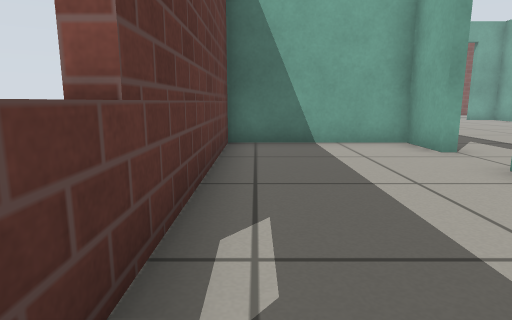
View 1 (above)

16 first-person views from a walk through a world built for the Gazebo simulator. The camera is 0.5 m above the floor, tilts 10° down and sees 75° across. The floor is counted in squares, 0.5 m on a side. Each view is taken from the middle of a square. On the plan, view 1 faces up. The plan holds only what a view shows up to about 12 squares ahead; the rest is blank. The place goes on beyond the plan. Gazebo's built-in surfaces are drawn with simple patterns.

View 2
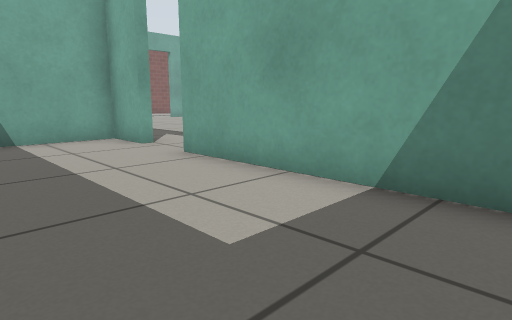

View 3
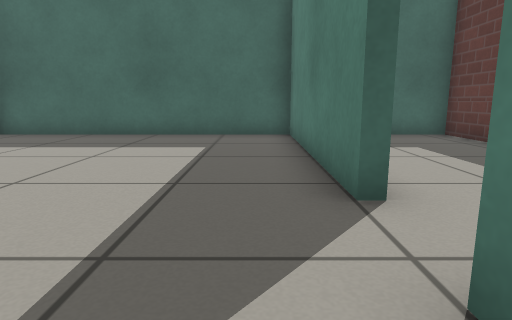

View 4
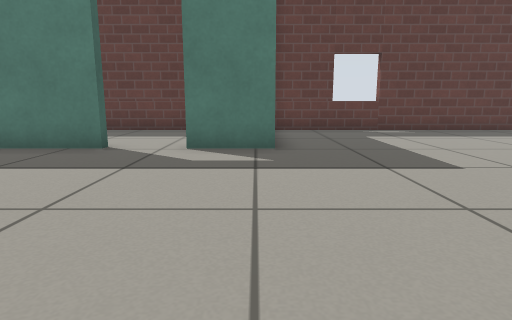

View 5
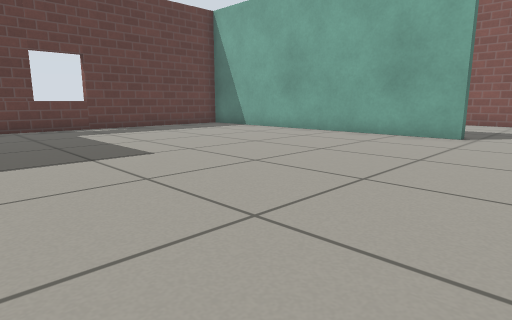

View 6
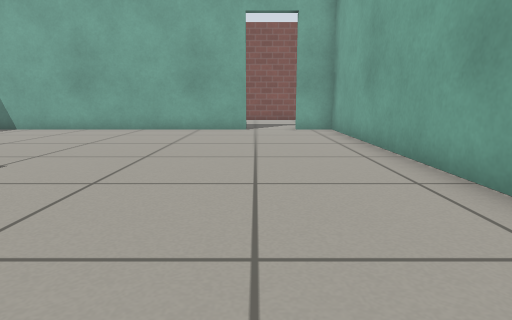

View 7
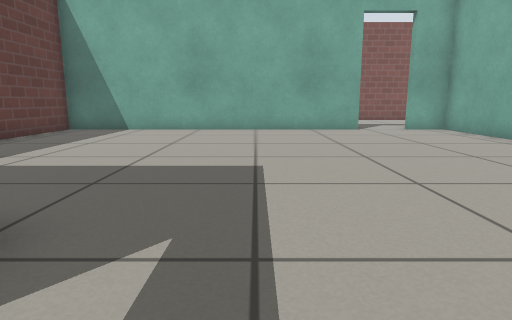

View 8
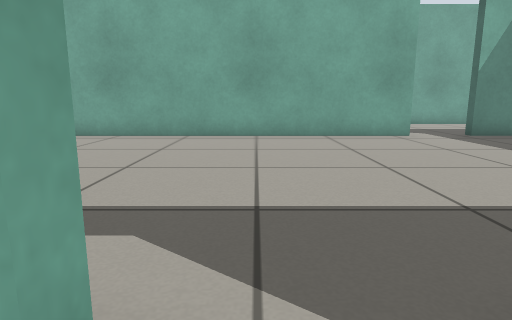

View 9
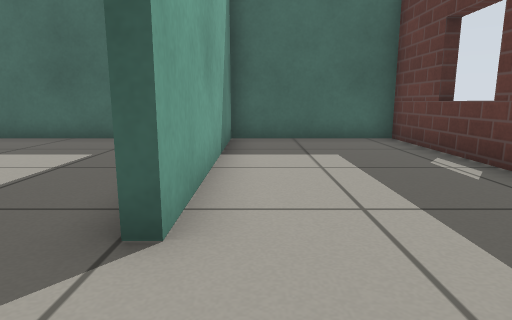

View 10
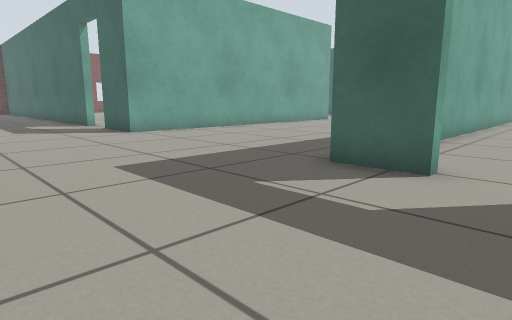

View 11
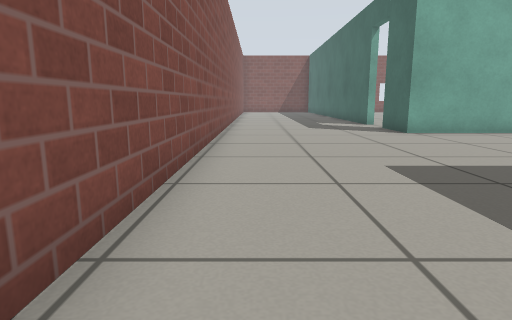

View 12
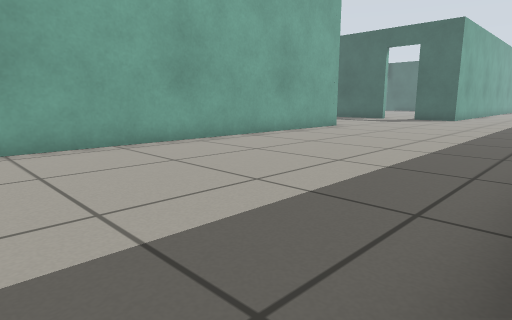

View 13
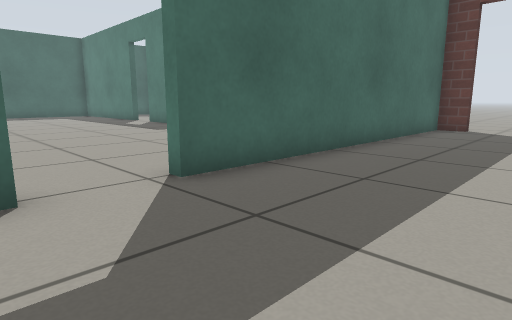

View 14
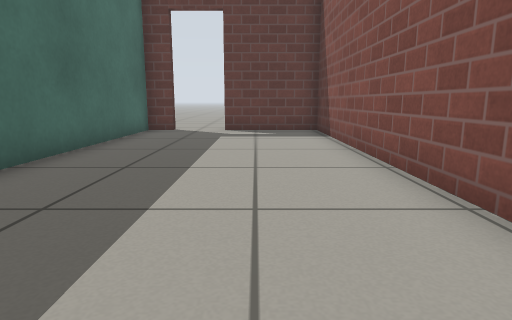

View 15
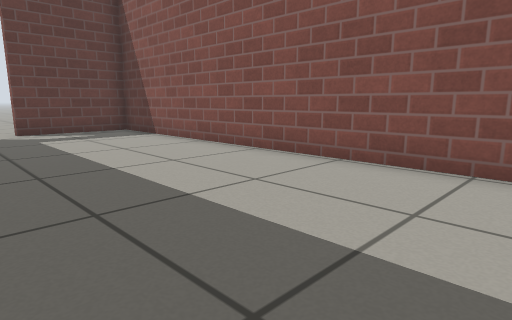

View 16
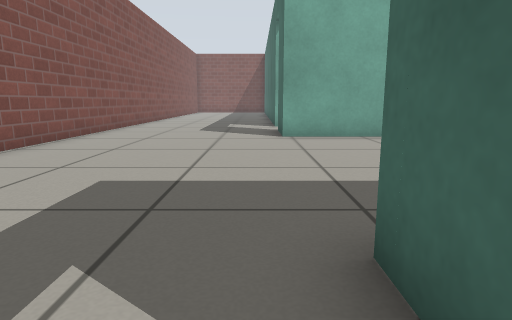

### Floor plan
Points are (right, up) in squares from view 1. A wall is a line through its corners. A room is listed if a view was taken in it or the views show most of it. See-through windows are left out.
Room 1 (views 1, 2, 8, 9)
walls: (3.7, 6.5) (3.7, 8.1) (-0.7, 8.1) (-0.7, -2) (3.7, -2) (3.7, 4.8)
ways out: open door at (4, 5.5) to room 2
Room 2 (views 3, 4, 5, 6, 7)
walls: (4, 8.5) (4, 6.5); (4, 4.8) (4, -2) (12.7, -2); (9.8, 17.9) (-0.7, 17.9) (-0.7, 8.7); (12.7, 1.5) (12.7, 17.9) (11.4, 17.9); (12.7, -1.5) (12.7, -0.3)
ways out: open door at (4, 5.5) to room 1; open door at (10.5, 18) to room 3; open door at (13, 0.5) to room 3
Room 3 (views 10, 11, 12, 13, 14, 15, 16)
walls: (20.5, 8.6) (20.5, 18.2) (22.6, 18.2); (11.4, 18.2) (13.1, 18.2); (23.5, 24.1) (-0.7, 24.1) (-0.7, 20.9); (-0.7, 19.2) (-0.7, 18.2) (9.8, 18.2)
ways out: open door at (10.5, 18) to room 2; open door at (13, 0.5) to room 2; open door at (-1, 20); open door at (23, 18)

Positions as (right, up) in squares from view 1, and headings:
1: (0, 0), facing up
2: (0, -1), facing up-right
3: (5, 8), facing down
4: (11, 8), facing left
5: (12, 8), facing up-left
6: (10, 6), facing up
7: (6, 6), facing up
8: (3, 6), facing right
9: (3, 7), facing down
10: (10, 23), facing down-right
11: (10, 23), facing right
12: (13, 19), facing down-right
13: (12, 22), facing down-left
14: (11, 22), facing left
15: (11, 19), facing up-left
16: (11, 19), facing right
